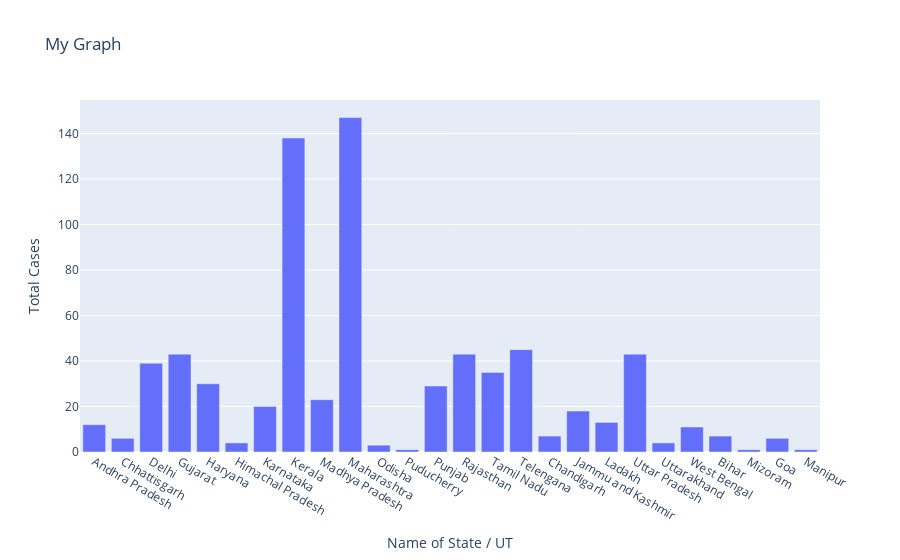

Notebook code for this chart:
### Code cell
fig = go.Figure()
fig.add_trace(go.Bar(x=df['Name of State / UT'],y=df['Total Cases']))
fig.update_layout(title='My Graph',xaxis=dict(title='Name of State / UT'),yaxis=dict(title='Total Cases'))

### Figure 1 — Plotly figure (JSON) as saved in the notebook; plotly's stock layout.template omitted (floating-point values rounded to 4 significant figures)
{"data": [{"type": "bar", "x": ["Andhra Pradesh", "Chhattisgarh", "Delhi", "Gujarat", "Haryana", "Himachal Pradesh", "Karnataka", "Kerala", "Madhya Pradesh", "Maharashtra", "Odisha", "Puducherry", "Punjab", "Rajasthan", "Tamil Nadu", "Telengana", "Chandigarh", "Jammu and Kashmir", "Ladakh", "Uttar Pradesh", "Uttarakhand", "West Bengal", "Bihar", "Mizoram", "Goa", "Manipur"], "y": [12, 6, 39, 43, 30, 4, 20, 138, 23, 147, 3, 1, 29, 43, 35, 45, 7, 18, 13, 43, 4, 11, 7, 1, 6, 1]}], "layout": {"title": {"text": "My Graph"}, "xaxis": {"title": {"text": "Name of State / UT"}}, "yaxis": {"title": {"text": "Total Cases"}}}}
